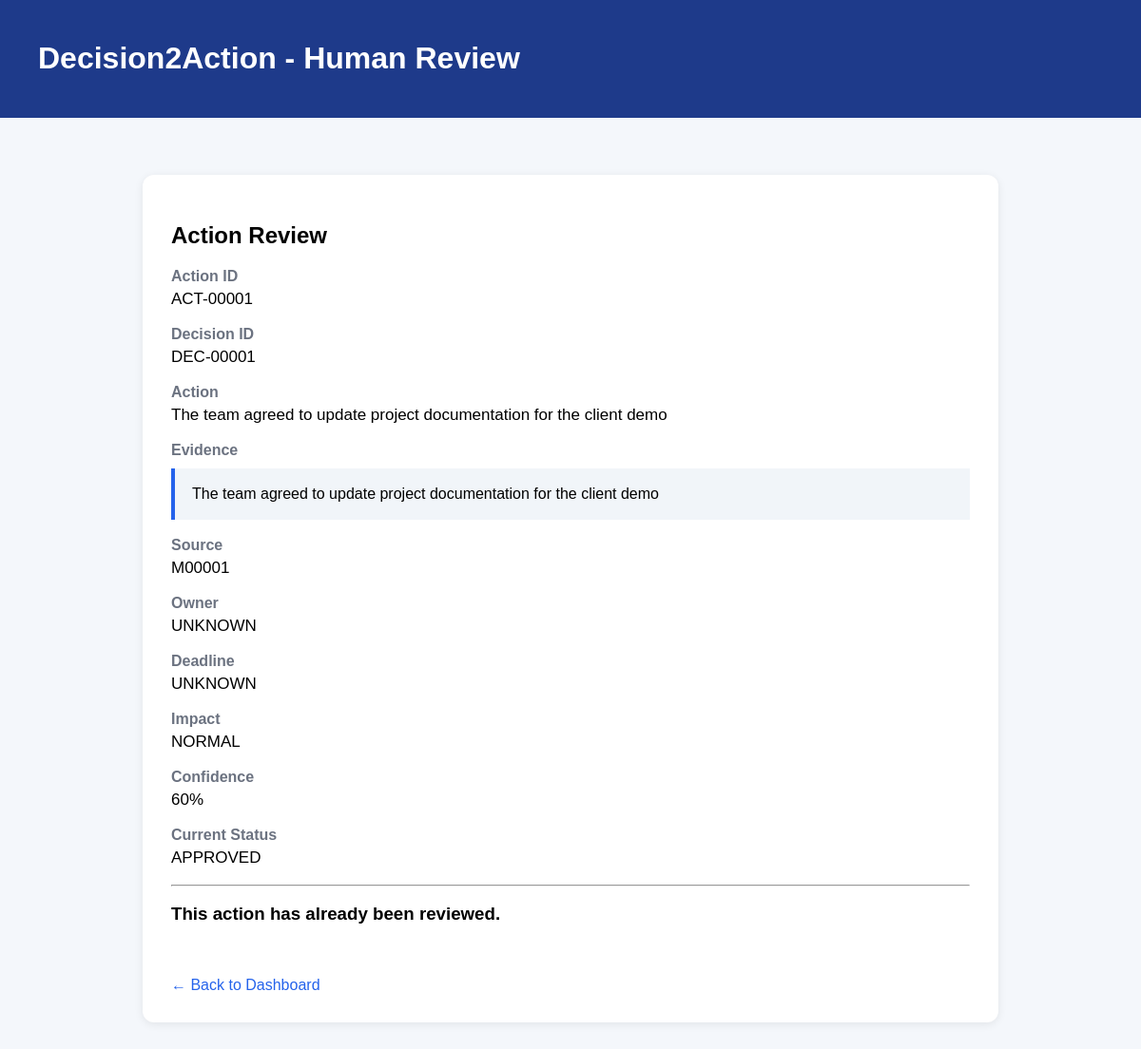
Screenshot of /review/ACT-00001 with the database file from the repository.
### tables this page shows
CREATE TABLE actions (
            action_id TEXT PRIMARY KEY,
            decision_id TEXT,
            action_text TEXT,
            owner TEXT,
            deadline TEXT,
            impact TEXT,
            confidence INTEGER,
            status TEXT,
            FOREIGN KEY (decision_id)
                REFERENCES decisions(decision_id)
        );

CREATE TABLE decisions (
            decision_id TEXT PRIMARY KEY,
            source_id TEXT,
            decision_text TEXT,
            evidence TEXT,
            confidence INTEGER,
            status TEXT,
            created_at TEXT
        );

### app.py (the view)
@app.route("/review/<action_id>")
def review_action(action_id):
    db = get_db()
    action = db.execute("""
        SELECT
            actions.*,
            decisions.evidence,
            decisions.source_id
        FROM actions
        LEFT JOIN decisions
        ON actions.decision_id = decisions.decision_id
        WHERE actions.action_id = ?
    """, (action_id,)).fetchone()
    db.close()
    if action is None:
        return "Action not found", 404
    return render_template(
        "review.html",
        action=action
    )

### app.py (called while the page is built)
def get_db():
    connection = sqlite3.connect(DATABASE_PATH)
    connection.row_factory = sqlite3.Row
    return connection

### templates/review.html (shortened to what this page needs)
<!DOCTYPE html>
<html lang="en">
<head>
</head>
<body>
    <div class="header">
        <h1>Decision2Action - Human Review</h1>
    </div>
    <div class="container">
        <div class="card">
            <h2>Action Review</h2>
            <div class="row">
                <div class="label">
                    Action ID
                </div>
                <div class="value">
                    {{ action["action_id"] }}
                </div>
            </div>
            <div class="row">
                <div class="label">
                    Decision ID
                </div>
                <div class="value">
                    {{ action["decision_id"] }}
                </div>
            </div>
            <div class="row">
                <div class="label">
                    Action
                </div>
                <div class="value">
                    {{ action["action_text"] }}
                </div>
            </div>
            <div class="row">
                <div class="label">
                    Evidence
                </div>
                <div class="evidence">
                    {{ action["evidence"] }}
                </div>
            </div>
            <div class="row">
                <div class="label">
                    Source
                </div>
                <div class="value">
                    {{ action["source_id"] }}
                </div>
            </div>
            <div class="row">
                <div class="label">
                    Owner
                </div>
                <div class="value">
                    {{ action["owner"] }}
                </div>
            </div>
            <div class="row">
                <div class="label">
                    Deadline
                </div>
                <div class="value">
                    {{ action["deadline"] }}
                </div>
            </div>
            <div class="row">
                <div class="label">
                    Impact
                </div>
                <div class="value {% if action['impact'] == 'HIGH' %}high{% endif %}">
                    {{ action["impact"] }}
                </div>
            </div>
            <div class="row">
                <div class="label">
                    Confidence
                </div>
                <div class="value">
                    {{ action["confidence"] }}%
                </div>
            </div>
            <div class="row">
                <div class="label">
                    Current Status
                </div>
                <div class="value">
                    {{ action["status"] }}
                </div>
            </div>
            <hr>
            {% if action["status"] not in ["APPROVED", "OVERRIDDEN"] %}
            <h3>Human Confirmation</h3>
            <form
                method="POST"
                action="/approve/{{ action['action_id'] }}"
                style="display:inline;"
            >
                <button
                    type="submit"
                    class="approve"
                >
                    APPROVE ACTION
                </button>
            </form>
            <br><br>
            <form
                method="POST"
                action="/override/{{ action['action_id'] }}"
            >
                <label>
                    <strong>
                        Override Reason (Required)
                    </strong>
                </label>
                <textarea
                    name="reason"
                    placeholder="Enter the reason for overriding this recommendation..."
                    required
                ></textarea>
                <br>
                <button
                    type="submit"
                    class="override"
                >
                    OVERRIDE ACTION
                </button>
            </form>
            {% else %}
            <h3>
                This action has already been reviewed.
            </h3>
            {% endif %}
            <br><br>
            <a href="/">
                ← Back to Dashboard
            </a>
        </div>
    </div>
</body>
</html>

### templates/review.html (style rules this page uses)
body { font-family: Arial, sans-serif; background: #f4f7fb; margin: 0; }
.header { background: #1e3a8a; color: white; padding: 22px 40px; }
.container { max-width: 900px; margin: 40px auto; padding: 20px; }
.card { background: white; padding: 30px; border-radius: 12px; box-shadow: 0 2px 10px rgba(0,0,0,0.08); }
.row { margin-bottom: 18px; }
.label { font-weight: bold; color: #6b7280; margin-bottom: 5px; }
.value { font-size: 17px; }
.evidence { background: #f1f5f9; padding: 18px; border-left: 4px solid #2563eb; margin-top: 10px; }
a { color: #2563eb; text-decoration: none; }

### rows the page displays
actions: action_id "ACT-00001", decision_id "DEC-00001", action_text "The team agreed to update project documentation for the client demo", owner "UNKNOWN", deadline "UNKNOWN", impact "NORMAL", confidence "60", status "APPROVED"
decisions: evidence "The team agreed to update project documentation for the client demo", source_id "M00001"
